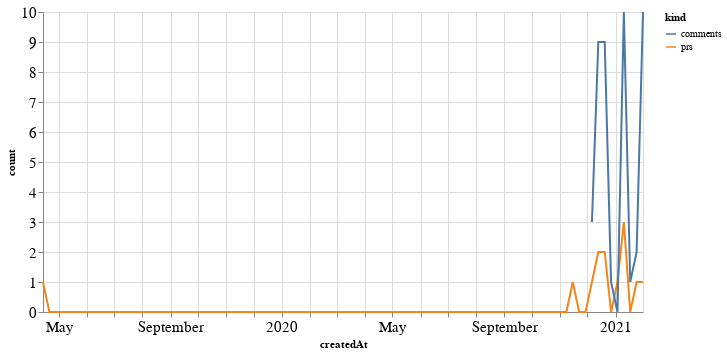

Write notebook code for a chart like this one.
### Code cell
alt.Chart(total_time, width=600).mark_line().encode(
    x='createdAt',
    y='count',
    color='kind'
)

### Figure 1 — Vega-Lite specification as saved in the notebook (floating-point values rounded to 4 significant figures; data arrays with more than 128 entries replaced by an {"elided": "..."} marker saying what was removed)
{"config": {"axisLeft": {"labelFontSize": 15}, "axisBottom": {"labelFontSize": 15}}, "data": {"name": "data-1f77d40b6f2ed1725c13fdca1b9cb9b6"}, "mark": "line", "encoding": {"color": {"type": "nominal", "field": "kind"}, "x": {"type": "temporal", "field": "createdAt"}, "y": {"type": "quantitative", "field": "count"}}, "width": 600, "$schema": "https://vega.github.io/schema/vega-lite/v4.8.1.json", "datasets": {"data-1f77d40b6f2ed1725c13fdca1b9cb9b6": {"elided": "190 records"}}}
